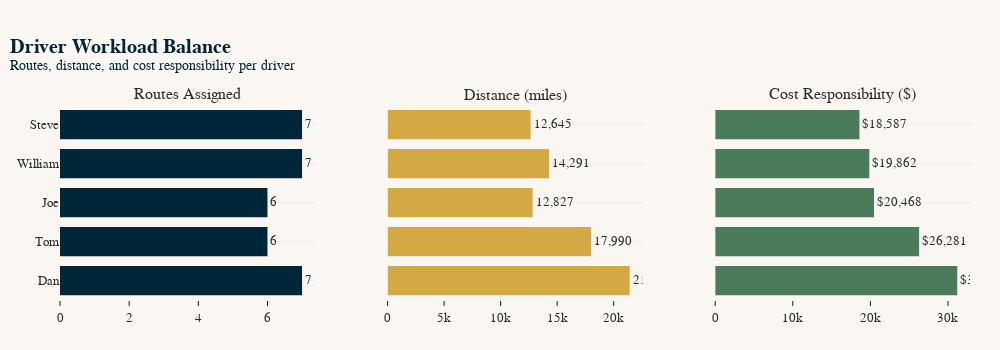

The cell this chart's notebook holds for it:
### Markdown cell above
---
## 3 - Driver Workload Balance

Five drivers share 33 routes. If one driver is overloaded, HOS violations become likely. If another is underutilised, we are paying for idle capacity. The three panels below show how routes, miles, and cost responsibility distribute across the team.

### Code cell
# ---
# CHART 3 · Driver Workload -- Grouped Bar Chart
# ---

driver_stats = routes.groupby("Driver").agg(
    routes=("Route", "count"),
    distance=("Dist_mi", "sum"),
    cost=("Total$", "sum"),
    weight=("Weight_kg", "sum"),
    hours=("Work_hrs", "sum"),
).reset_index().sort_values("cost", ascending=False)

fig = make_subplots(
    rows=1, cols=3,
    subplot_titles=("Routes Assigned", "Distance (miles)", "Cost Responsibility ($)"),
    shared_yaxes=True, horizontal_spacing=0.08,
)

fig.add_trace(go.Bar(
    x=driver_stats["routes"], y=driver_stats["Driver"],
    orientation="h", marker_color=ADM["navy"],
    text=driver_stats["routes"], textposition="outside",
    hovertemplate="<b>%{y}</b><br>%{x} routes<extra></extra>",
    showlegend=False,
), row=1, col=1)

fig.add_trace(go.Bar(
    x=driver_stats["distance"], y=driver_stats["Driver"],
    orientation="h", marker_color=ADM["gold"],
    text=driver_stats["distance"].apply(lambda v: f"{v:,.0f}"), textposition="outside",
    hovertemplate="<b>%{y}</b><br>%{x:,.0f} mi<extra></extra>",
    showlegend=False,
), row=1, col=2)

fig.add_trace(go.Bar(
    x=driver_stats["cost"], y=driver_stats["Driver"],
    orientation="h", marker_color=ADM["green"],
    text=driver_stats["cost"].apply(lambda v: f"${v:,.0f}"), textposition="outside",
    hovertemplate="<b>%{y}</b><br>$%{x:,.0f}<extra></extra>",
    showlegend=False,
), row=1, col=3)

fig.update_layout(
    title="<b>Driver Workload Balance</b><br><sup>Routes, distance, and cost responsibility per driver</sup>",
    height=350, width=1000,
)
fig.update_xaxes(showgrid=False)
fig.show()

### Figure 1 — Plotly figure (JSON) as saved in the notebook; plotly's stock layout.template omitted (floating-point values rounded to 4 significant figures)
{"data": [{"hovertemplate": "<b>%{y}</b><br>%{x} routes<extra></extra>", "marker": {"color": "#00263A"}, "orientation": "h", "showlegend": false, "text": [7.0, 6.0, 6.0, 7.0, 7.0], "textposition": "outside", "type": "bar", "x": [7, 6, 6, 7, 7], "xaxis": "x", "y": ["Dan", "Tom", "Joe", "William", "Steve"], "yaxis": "y"}, {"hovertemplate": "<b>%{y}</b><br>%{x:,.0f} mi<extra></extra>", "marker": {"color": "#D4A843"}, "orientation": "h", "showlegend": false, "text": ["21,412", "17,990", "12,827", "14,291", "12,645"], "textposition": "outside", "type": "bar", "x": [21410.0, 17990.0, 12830.0, 14290.0, 12650.0], "xaxis": "x2", "y": ["Dan", "Tom", "Joe", "William", "Steve"], "yaxis": "y2"}, {"hovertemplate": "<b>%{y}</b><br>$%{x:,.0f}<extra></extra>", "marker": {"color": "#4A7C59"}, "orientation": "h", "showlegend": false, "text": ["$31,198", "$26,281", "$20,468", "$19,862", "$18,587"], "textposition": "outside", "type": "bar", "x": [31200.0, 26280.0, 20470.0, 19860.0, 18590.0], "xaxis": "x3", "y": ["Dan", "Tom", "Joe", "William", "Steve"], "yaxis": "y3"}], "layout": {"annotations": [{"font": {"size": 16}, "showarrow": false, "text": "Routes Assigned", "x": 0.14, "xanchor": "center", "xref": "paper", "y": 1, "yanchor": "bottom", "yref": "paper"}, {"font": {"size": 16}, "showarrow": false, "text": "Distance (miles)", "x": 0.5, "xanchor": "center", "xref": "paper", "y": 1, "yanchor": "bottom", "yref": "paper"}, {"font": {"size": 16}, "showarrow": false, "text": "Cost Responsibility ($)", "x": 0.86, "xanchor": "center", "xref": "paper", "y": 1, "yanchor": "bottom", "yref": "paper"}], "height": 350, "title": {"text": "<b>Driver Workload Balance</b><br><sup>Routes, distance, and cost responsibility per driver</sup>"}, "width": 1000, "xaxis": {"anchor": "y", "domain": [0, 0.28], "showgrid": false}, "xaxis2": {"anchor": "y2", "domain": [0.36, 0.64], "showgrid": false}, "xaxis3": {"anchor": "y3", "domain": [0.72, 1], "showgrid": false}, "yaxis": {"anchor": "x", "domain": [0, 1]}, "yaxis2": {"anchor": "x2", "domain": [0, 1], "matches": "y", "showticklabels": false}, "yaxis3": {"anchor": "x3", "domain": [0, 1], "matches": "y", "showticklabels": false}}}
